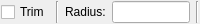
<?xml version="1.0" encoding="UTF-8"?>
<ui version="4.0" stdsetdef="1">
  <resources><include location="../../../res/extui/extui.qrc"/></resources><author></author>
  <comment></comment>
  <exportmacro></exportmacro>
  <class>QG_RoundOptions</class>
  <widget class="QWidget" name="QG_RoundOptions">
    <property name="geometry">
      <rect>
        <x>0</x>
        <y>0</y>
        <width>200</width>
        <height>24</height>
      </rect>
    </property>
    <property name="sizePolicy">
      <sizepolicy>
        <hsizetype>0</hsizetype>
        <vsizetype>0</vsizetype>
        <horstretch>0</horstretch>
        <verstretch>0</verstretch>
      </sizepolicy>
    </property>
    <property name="minimumSize">
      <size>
        <width>170</width>
        <height>22</height>
      </size>
    </property>
    <property name="maximumSize">
      <size>
        <width>200</width>
        <height>32767</height>
      </size>
    </property>
    <property name="windowTitle">
      <string>Round Options</string>
    </property>
    <property name="toolTip" stdset="0">
      <string/>
    </property>
    <layout class="QHBoxLayout">
      <property name="margin">
        <number>1</number>
      </property>
      <item>
        <widget class="QCheckBox" name="cbTrim">
          <property name="text">
            <string>Trim</string>
          </property>
          <property name="toolTip" stdset="0">
            <string>Check to trim both edges to the rounding</string>
          </property>
        </widget>
      </item>
      <item>
        <widget class="Line" name="sep1_2">
          <property name="sizePolicy">
            <sizepolicy>
              <hsizetype>0</hsizetype>
              <vsizetype>1</vsizetype>
              <horstretch>0</horstretch>
              <verstretch>0</verstretch>
            </sizepolicy>
          </property>
          <property name="frameShape">
            <enum>QFrame::VLine</enum>
          </property>
          <property name="frameShadow">
            <enum>QFrame::Sunken</enum>
          </property>
        </widget>
      </item>
      <item>
        <widget class="QLabel" name="lRadius">
          <property name="text">
            <string>Radius:</string>
          </property>
          <property name="wordWrap">
            <bool>false</bool>
          </property>
        </widget>
      </item>
      <item>
        <widget class="QLineEdit" name="leRadius"/>
      </item>
      <item>
        <widget class="Line" name="sep1">
          <property name="sizePolicy">
            <sizepolicy>
              <hsizetype>0</hsizetype>
              <vsizetype>1</vsizetype>
              <horstretch>0</horstretch>
              <verstretch>0</verstretch>
            </sizepolicy>
          </property>
          <property name="frameShape">
            <enum>QFrame::VLine</enum>
          </property>
          <property name="frameShadow">
            <enum>QFrame::Sunken</enum>
          </property>
        </widget>
      </item>
    </layout>
  </widget>
  <layoutdefault spacing="6" margin="11"/>
  <connections>
    <connection>
      <sender>leRadius</sender>
      <signal>textChanged(QString)</signal>
      <receiver>QG_RoundOptions</receiver>
      <slot>updateData()</slot>
    </connection>
    <connection>
      <sender>cbTrim</sender>
      <signal>toggled(bool)</signal>
      <receiver>QG_RoundOptions</receiver>
      <slot>updateData()</slot>
    </connection>
  </connections>
</ui>
